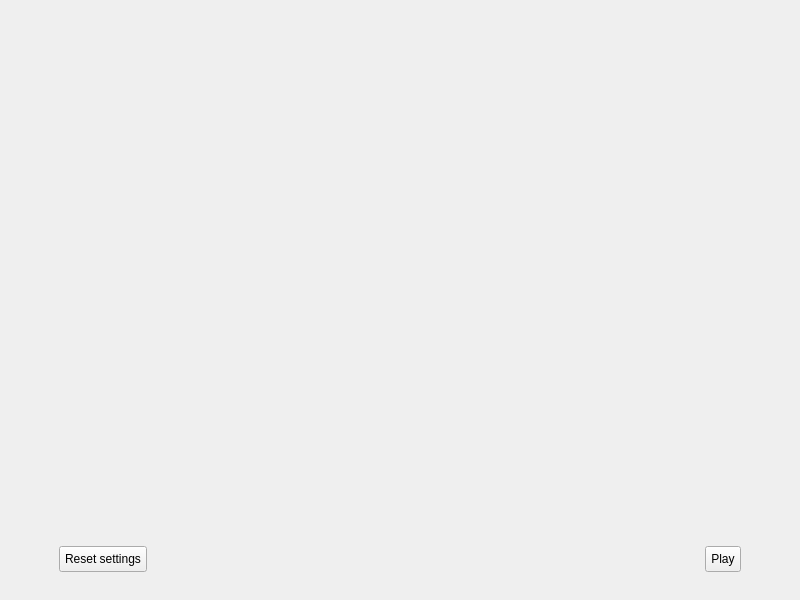
<?xml version="1.0" encoding="UTF-8"?>
<ui version="4.0">
 <class>MainWindow</class>
 <widget class="QMainWindow" name="MainWindow">
  <property name="geometry">
   <rect>
    <x>0</x>
    <y>0</y>
    <width>800</width>
    <height>600</height>
   </rect>
  </property>
  <property name="windowTitle">
   <string>Lode Runner Launcher</string>
  </property>
  <property name="windowIcon">
   <iconset resource="application.qrc">
    <normaloff>:/app/Icon</normaloff>:/app/Icon</iconset>
  </property>
  <widget class="QWidget" name="centralwidget">
   <layout class="QGridLayout" name="gridLayout">
    <item row="0" column="0">
     <layout class="QVBoxLayout" name="verticalLayout">
      <item alignment="Qt::AlignHCenter">
       <widget class="QLabel" name="label">
        <property name="enabled">
         <bool>true</bool>
        </property>
        <property name="sizePolicy">
         <sizepolicy hsizetype="Minimum" vsizetype="Minimum">
          <horstretch>0</horstretch>
          <verstretch>0</verstretch>
         </sizepolicy>
        </property>
        <property name="minimumSize">
         <size>
          <width>384</width>
          <height>108</height>
         </size>
        </property>
        <property name="baseSize">
         <size>
          <width>0</width>
          <height>0</height>
         </size>
        </property>
        <property name="text">
         <string/>
        </property>
        <property name="pixmap">
         <pixmap resource="application.qrc">:/app/Title</pixmap>
        </property>
        <property name="scaledContents">
         <bool>true</bool>
        </property>
       </widget>
      </item>
      <item>
       <widget class="GameModeWidget" name="gameModeWidget" native="true"/>
      </item>
      <item>
       <widget class="ResolutionWidget" name="resolutionWidget" native="true"/>
      </item>
      <item>
       <widget class="OtherSettings" name="otherSettings" native="true"/>
      </item>
      <item>
       <layout class="QHBoxLayout" name="horizontalLayout_3">
        <item alignment="Qt::AlignLeft">
         <widget class="QPushButton" name="resetButton">
          <property name="sizePolicy">
           <sizepolicy hsizetype="Fixed" vsizetype="Fixed">
            <horstretch>0</horstretch>
            <verstretch>0</verstretch>
           </sizepolicy>
          </property>
          <property name="styleSheet">
           <string notr="true">margin-left: 50px;
padding: 5px</string>
          </property>
          <property name="text">
           <string>Reset settings</string>
          </property>
         </widget>
        </item>
        <item alignment="Qt::AlignRight">
         <widget class="QPushButton" name="launchButton">
          <property name="sizePolicy">
           <sizepolicy hsizetype="Fixed" vsizetype="Fixed">
            <horstretch>0</horstretch>
            <verstretch>0</verstretch>
           </sizepolicy>
          </property>
          <property name="styleSheet">
           <string notr="true">margin-right: 50px;
padding: 5px;</string>
          </property>
          <property name="text">
           <string>Play</string>
          </property>
         </widget>
        </item>
       </layout>
      </item>
     </layout>
    </item>
   </layout>
  </widget>
  <widget class="QMenuBar" name="menubar">
   <property name="geometry">
    <rect>
     <x>0</x>
     <y>0</y>
     <width>800</width>
     <height>21</height>
    </rect>
   </property>
  </widget>
  <widget class="QStatusBar" name="statusbar">
   <property name="sizeGripEnabled">
    <bool>false</bool>
   </property>
  </widget>
 </widget>
 <customwidgets>
  <customwidget>
   <class>GameModeWidget</class>
   <extends>QWidget</extends>
   <header>gamemodewidget.h</header>
   <container>1</container>
  </customwidget>
  <customwidget>
   <class>ResolutionWidget</class>
   <extends>QWidget</extends>
   <header>resolutionwidget.h</header>
   <container>1</container>
  </customwidget>
  <customwidget>
   <class>OtherSettings</class>
   <extends>QWidget</extends>
   <header>othersettings.h</header>
   <container>1</container>
  </customwidget>
 </customwidgets>
 <resources>
  <include location="application.qrc"/>
 </resources>
 <connections/>
</ui>
